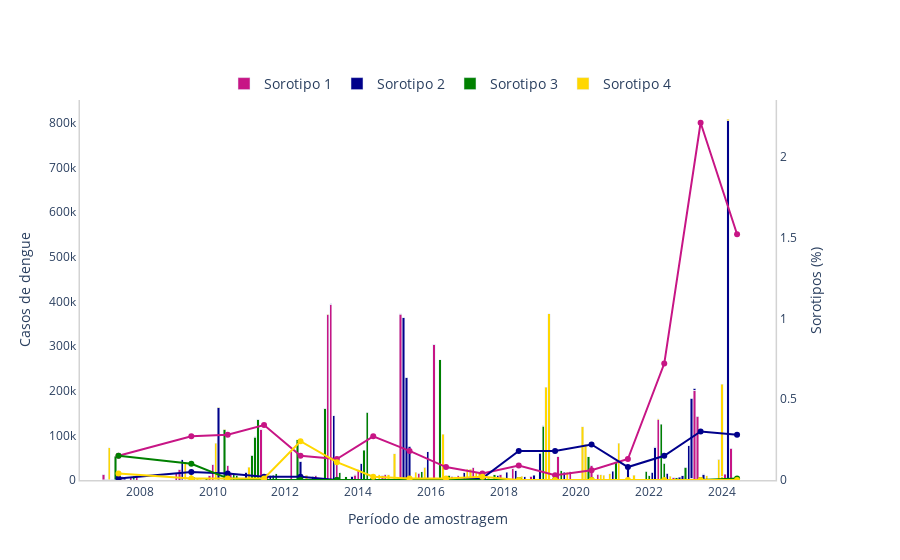

Here is the notebook cell this chart was saved with:
### Code cell
fig = make_subplots(specs=[[{"secondary_y": True}]])

fig.add_trace(go.Bar(name='Sorotipo 1',
                     marker_color='mediumvioletred',
                     x=df_sudeste1_per['Período'],
                     y=df_sudeste1_per['CasosExtrap']),
              secondary_y=False)

fig.add_trace(go.Bar(name='Sorotipo 2',
                     marker_color='darkblue',
                     x=df_sudeste2_per['Período'],
                     y=df_sudeste2_per['CasosExtrap']),
              secondary_y=False)

fig.add_trace(go.Bar(name='Sorotipo 3',
                     marker_color='green',
                     x=df_sudeste3_per['Período'],
                     y=df_sudeste3_per['CasosExtrap']),
              secondary_y=False)

fig.add_trace(go.Bar(name='Sorotipo 4',
                     marker_color='gold',
                     x=df_sudeste4_per['Período'],
                     y=df_sudeste4_per['CasosExtrap']),
              secondary_y=False)

fig.add_trace(go.Bar(name='Sem Informação',
                     marker_color='gray',
                     x=tratar_no_info(df_sudesteNoInfo_per)['Período'],
                     y=tratar_no_info(df_sudeste4_per)['CasosExtrap']),
              secondary_y=False)

#LINHA
fig.add_trace(go.Scatter(showlegend=False,
                         marker_color='mediumvioletred',
                         x=df_sudeste1_ano['Ano'],
                         y=df_sudeste1_ano['Porcentagem']),
              secondary_y=True)

fig.add_trace(go.Scatter(showlegend=False,
                         marker_color='darkblue',
                         x=df_sudeste2_ano['Ano'],
                         y=df_sudeste2_ano['Porcentagem']),
              secondary_y=True)

fig.add_trace(go.Scatter(showlegend=False,
                         marker_color='green',
                         x=df_sudeste3_ano['Ano'],
                         y=df_sudeste3_ano['Porcentagem']),
              secondary_y=True)

fig.add_trace(go.Scatter(showlegend=False,
                         marker_color='gold',
                         x=df_sudeste4_ano['Ano'],
                         y=df_sudeste4_ano['Porcentagem']),
              secondary_y=True)

fig.update_layout(barmode='stack',
                  legend_font_size=14,
                  legend_traceorder='normal',
                  legend_orientation='h',
                  legend_xanchor = 'center',
                  legend_yanchor = 'bottom',
                  legend_x= 0.5, legend_y= 1.0,
                  plot_bgcolor='white',
                  xaxis_title="Período de amostragem",
                  yaxis_title="Casos de dengue",)

fig.update_xaxes(showline=True, linewidth=1.5, linecolor='lightgray')
fig.update_yaxes(showline=True, linewidth=1.5, linecolor='lightgray', secondary_y=False)
fig.update_yaxes(secondary_y=True, showline=True, linewidth=1.5, linecolor='lightgray',
                 title_text='Sorotipos (%)', rangemode="tozero")

fig.show()

### Figure 1 — Plotly figure (JSON) as saved in the notebook; plotly's stock layout.template omitted (floating-point values rounded to 4 significant figures; data arrays with more than 128 entries replaced by an {"elided": "..."} marker saying what was removed)
{"data": [{"marker": {"color": "mediumvioletred"}, "name": "Sorotipo 1", "type": "bar", "x": {"elided": "209 str values"}, "xaxis": "x", "y": {"elided": "209 int values"}, "yaxis": "y"}, {"marker": {"color": "darkblue"}, "name": "Sorotipo 2", "type": "bar", "x": {"elided": "164 str values"}, "xaxis": "x", "y": {"elided": "164 int values"}, "yaxis": "y"}, {"marker": {"color": "green"}, "name": "Sorotipo 3", "type": "bar", "x": ["2007-01", "2007-02", "2007-03", "2007-03", "2007-05", "2007-05", "2007-07", "2007-07", "2007-08", "2007-09", "2007-10", "2007-11", "2007-12", "2009-01", "2009-02", "2009-03", "2009-03", "2009-04", "2009-05", "2009-06", "2009-07", "2009-08", "2009-10", "2009-10", "2009-11", "2010-01", "2010-01", "2010-03", "2010-04", "2010-05", "2010-06", "2010-06", "2010-07", "2010-08", "2010-09", "2010-09", "2010-11", "2011-02", "2011-03", "2011-03", "2011-04", "2011-05", "2011-06", "2011-08", "2011-09", "2011-10", "2011-11", "2011-12", "2012-01", "2012-02", "2012-02", "2012-03", "2012-05", "2012-06", "2012-09", "2012-10", "2012-12", "2013-02", "2013-02", "2013-02", "2013-04", "2013-05", "2013-07", "2013-08", "2013-09", "2013-12", "2014-03", "2014-03", "2014-04", "2014-05", "2014-08", "2015-05", "2015-08", "2015-10", "2015-10", "2016-02", "2016-03", "2016-04", "2016-07", "2016-10", "2016-11", "2017-01", "2017-02", "2017-02", "2017-05", "2017-06", "2017-10", "2017-12", "2018-04", "2018-05", "2018-12", "2019-01", "2019-02", "2019-02", "2019-05", "2019-08", "2020-05", "2020-11", "2021-02", "2021-02", "2021-07", "2021-08", "2021-10", "2021-12", "2022-01", "2022-03", "2022-05", "2022-05", "2022-06", "2022-10", "2023-01", "2023-09"], "xaxis": "x", "y": [5, 10, 167, 14, 12, 53476, 8, 7, 4, 2, 4, 8941, 1, 6, 28, 27, 17, 88, 27, 2, 6212, 1, 1, 0, 4089, 5, 28, 11, 10, 112778, 35, 1, 14, 11905, 2, 10500, 1, 55422, 96222, 323, 136035, 407, 12, 15, 10268, 13581, 33, 37, 1, 5, 107, 13, 89545, 2, 11, 15, 31, 160327, 297, 295, 7, 109, 15929, 1, 7592, 14, 261, 66538, 151611, 83, 1, 3, 1, 0, 18925, 11, 20, 268587, 10341, 3, 5, 5, 0, 17, 9, 3, 11752, 1, 24, 18, 93, 156, 120680, 714, 1, 21069, 52568, 8, 41944, 0, 20, 9, 0, 19172, 9361, 91, 1, 124790, 37144, 4934, 28496, 93], "yaxis": "y"}, {"marker": {"color": "gold"}, "name": "Sorotipo 4", "type": "bar", "x": {"elided": "157 str values"}, "xaxis": "x", "y": {"elided": "157 int values"}, "yaxis": "y"}, {"marker": {"color": "gray"}, "name": "Sem Informação", "type": "bar", "x": [], "xaxis": "x", "y": {"elided": "157 int values"}, "yaxis": "y"}, {"marker": {"color": "mediumvioletred"}, "showlegend": false, "type": "scatter", "x": ["2007-06", "2009-06", "2010-06", "2011-06", "2012-06", "2013-06", "2014-06", "2015-06", "2016-06", "2017-06", "2018-06", "2019-06", "2020-06", "2021-06", "2022-06", "2023-06", "2024-06"], "xaxis": "x", "y": [0.15, 0.27, 0.28, 0.34, 0.15, 0.13, 0.27, 0.18, 0.08, 0.04, 0.09, 0.03, 0.06, 0.13, 0.72, 2.21, 1.52], "yaxis": "y2"}, {"marker": {"color": "darkblue"}, "showlegend": false, "type": "scatter", "x": ["2007-06", "2009-06", "2010-06", "2011-06", "2012-06", "2013-06", "2014-06", "2015-06", "2016-06", "2017-06", "2018-06", "2019-06", "2020-06", "2021-06", "2022-06", "2023-06", "2024-06"], "xaxis": "x", "y": [0.01, 0.05, 0.04, 0.02, 0.02, 0, 0, 0, 0, 0.01, 0.18, 0.18, 0.22, 0.08, 0.15, 0.3, 0.28], "yaxis": "y2"}, {"marker": {"color": "green"}, "showlegend": false, "type": "scatter", "x": ["2007-06", "2009-06", "2010-06", "2011-06", "2012-06", "2013-06", "2014-06", "2015-06", "2016-06", "2017-06", "2018-06", "2019-06", "2020-06", "2023-06", "2024-06"], "xaxis": "x", "y": [0.15, 0.1, 0.01, 0, 0, 0, 0, 0, 0, 0, 0, 0, 0, 0, 0.01], "yaxis": "y2"}, {"marker": {"color": "gold"}, "showlegend": false, "type": "scatter", "x": ["2007-06", "2009-06", "2010-06", "2011-06", "2012-06", "2013-06", "2014-06", "2015-06", "2016-06", "2017-06", "2018-06", "2019-06", "2020-06", "2021-06", "2022-06", "2023-06", "2024-06"], "xaxis": "x", "y": [0.04, 0.01, 0.01, 0.01, 0.24, 0.11, 0.02, 0.01, 0.01, 0.02, 0, 0, 0, 0, 0, 0, 0], "yaxis": "y2"}], "layout": {"barmode": "stack", "legend": {"font": {"size": 14}, "orientation": "h", "traceorder": "normal", "x": 0.5, "xanchor": "center", "y": 1, "yanchor": "bottom"}, "plot_bgcolor": "white", "xaxis": {"anchor": "y", "domain": [0, 0.94], "linecolor": "lightgray", "linewidth": 1.5, "showline": true, "title": {"text": "Período de amostragem"}}, "yaxis": {"anchor": "x", "domain": [0, 1], "linecolor": "lightgray", "linewidth": 1.5, "showline": true, "title": {"text": "Casos de dengue"}}, "yaxis2": {"anchor": "x", "linecolor": "lightgray", "linewidth": 1.5, "overlaying": "y", "rangemode": "tozero", "showline": true, "side": "right", "title": {"text": "Sorotipos (%)"}}}}
